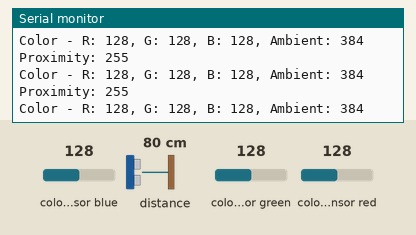
The sketch below on a simulated Arduino Nano 33 BLE. Shown: the last lines printed to the serial monitor. Inputs (shaded band) come from the test bench; at power-on: colour sensor blue 128, distance to the obstacle 80 cm, colour sensor green 128, colour sensor red 128.

Above: at 1.3 s.
1.4 s: colour sensor blue set to 5
At 1.9 s:
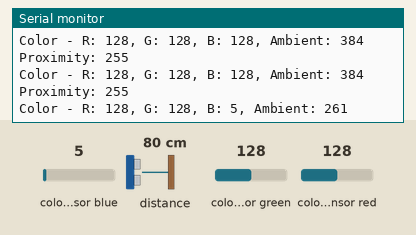
2.9 s: distance to the obstacle set to 2 cm
At 3.4 s:
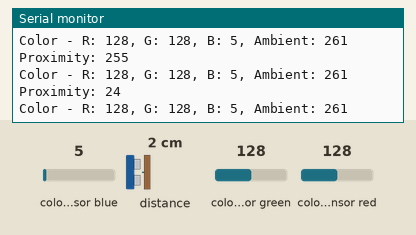
4.4 s: colour sensor green set to 5
At 5.0 s:
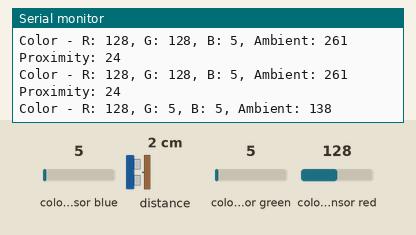
5.9 s: colour sensor red set to 5
At 6.5 s:
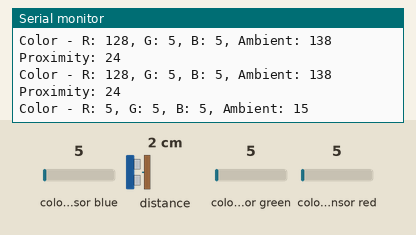
Timing chart, 0 to 8.4 s (numbered marks = the images above; inputs shaded):
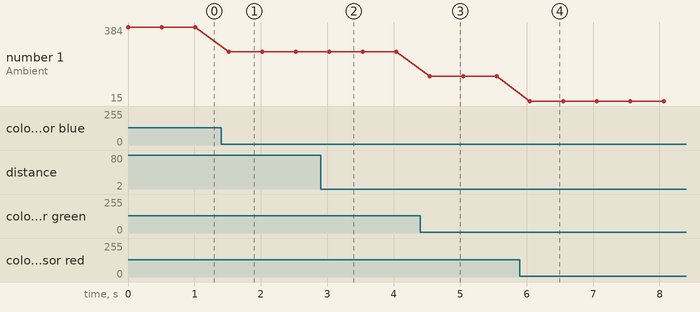

Measured:
- after the input at 1.4 s, the serial monitor: prints a new line after 0.12 s (image 1)
- after the input at 2.9 s, the serial monitor: prints a new line after 0.13 s (image 2)
- after the input at 4.4 s, the serial monitor: prints a new line after 0.14 s (image 3)
- after the input at 5.9 s, the serial monitor: prints a new line after 0.15 s (image 4)
- plotted number 1: 384 → 261 after the input at 1.4 s, 261 → 138 after the input at 4.4 s, 138 → 15 after the input at 5.9 s

The sketch:

sketch_Experiment4.ino
```cpp
#include <Arduino_APDS9960.h> // Library for APDS9960 sensor

// Reading Ambient Light and Proximity
void setup() {
  Serial.begin(9600);
  while (!Serial);
  if (!APDS.begin()) {
    Serial.println("Error initializing APDS9960 sensor!");
    while (1);
  }
}

void loop() {
  if (APDS.proximityAvailable()) {
    int proximity = APDS.readProximity();
    Serial.print("Proximity: ");
    Serial.println(proximity);
  }

  // Check if color data is available
  if (APDS.colorAvailable()) {
    int r, g, b, ambient;
    APDS.readColor(r, g, b, ambient);
    Serial.print("Color - R: ");
    Serial.print(r);
    Serial.print(", G: ");
    Serial.print(g);
    Serial.print(", B: ");
    Serial.print(b);
    Serial.print(", Ambient: ");
    Serial.println(ambient);
  }

  delay(500);
}
```
